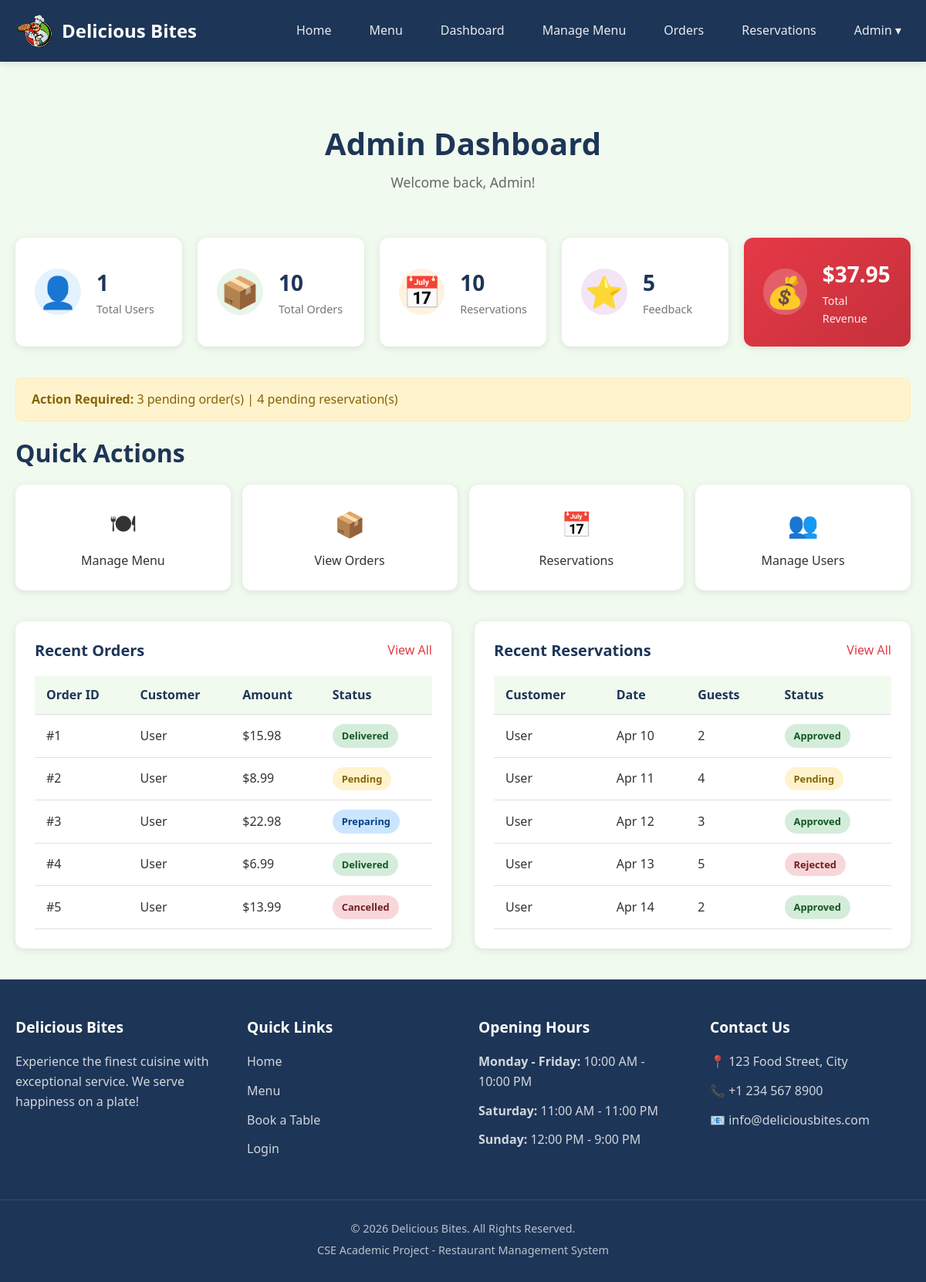
Page /admin/dashboard.php (signed in) on the committed database.
### tables this page shows
CREATE TABLE orders (
    order_id INT AUTO_INCREMENT PRIMARY KEY,
    user_id INT NOT NULL,
    total_amount DECIMAL(10,2),
    status ENUM('Pending','Preparing','Delivered','Cancelled') DEFAULT 'Pending',
    delivery_address TEXT,
    order_date TIMESTAMP DEFAULT CURRENT_TIMESTAMP,
    FOREIGN KEY (user_id) REFERENCES users(user_id) ON DELETE CASCADE
);

CREATE TABLE users (
    user_id INT AUTO_INCREMENT PRIMARY KEY,
    full_name VARCHAR(100) NOT NULL,
    email VARCHAR(100) UNIQUE NOT NULL,
    phone VARCHAR(15),
    password VARCHAR(255) NOT NULL,
    role ENUM('admin','user') DEFAULT 'user',
    address TEXT,
    created_at TIMESTAMP DEFAULT CURRENT_TIMESTAMP
);

CREATE TABLE reservations (
    reservation_id INT AUTO_INCREMENT PRIMARY KEY,
    user_id INT NOT NULL,
    reservation_date DATE,
    reservation_time TIME,
    num_guests INT,
    special_request TEXT,
    status ENUM('Pending','Approved','Rejected') DEFAULT 'Pending',
    created_at TIMESTAMP DEFAULT CURRENT_TIMESTAMP,
    FOREIGN KEY (user_id) REFERENCES users(user_id) ON DELETE CASCADE
);

### admin/dashboard.php (the view, shortened to what this page needs)
<?php
require_once '../config/db.php';
$total_users = mysqli_fetch_assoc(mysqli_query($conn, "SELECT COUNT(*) as count FROM users WHERE role='user'"))['count'];
$total_orders = mysqli_fetch_assoc(mysqli_query($conn, "SELECT COUNT(*) as count FROM orders"))['count'];
$total_reservations = mysqli_fetch_assoc(mysqli_query($conn, "SELECT COUNT(*) as count FROM reservations"))['count'];
$total_feedback = mysqli_fetch_assoc(mysqli_query($conn, "SELECT COUNT(*) as count FROM feedback"))['count'];
$total_revenue = mysqli_fetch_assoc(mysqli_query($conn, "SELECT COALESCE(SUM(total_amount), 0) as total FROM orders WHERE status='Delivered'"))['total'];
$pending_orders = mysqli_fetch_assoc(mysqli_query($conn, "SELECT COUNT(*) as count FROM orders WHERE status='Pending'"))['count'];
$pending_reservations = mysqli_fetch_assoc(mysqli_query($conn, "SELECT COUNT(*) as count FROM reservations WHERE status='Pending'"))['count'];
$recent_orders_query = "SELECT o.*, u.full_name FROM orders o
                        JOIN users u ON o.user_id = u.user_id
                        ORDER BY o.order_date DESC LIMIT 5";
$recent_orders = mysqli_query($conn, $recent_orders_query);
$recent_reservations_query = "SELECT r.*, u.full_name FROM reservations r
                              JOIN users u ON r.user_id = u.user_id
                              ORDER BY r.created_at DESC LIMIT 5";
$recent_reservations = mysqli_query($conn, $recent_reservations_query);
?>
<!DOCTYPE html>
<html lang="en">
<head>
    <link rel="stylesheet" href="../assets/css/style.css">
</head>
<body>
    <?php include '../includes/navbar.php'; ?>
    <main class="admin-dashboard">
        <div class="container">
            <div class="page-header">
                <h1>Admin Dashboard</h1>
                <p>Welcome back, <?php echo $_SESSION['full_name']; ?>!</p>
            </div>
            <div class="admin-stats">
                <div class="stat-card">
                    <div class="stat-icon bg-blue">&#128100;</div>
                    <div class="stat-info">
                        <span class="stat-value"><?php echo $total_users; ?></span>
                        <span class="stat-label">Total Users</span>
                    </div>
                </div>
                <div class="stat-card">
                    <div class="stat-icon bg-green">&#128230;</div>
                    <div class="stat-info">
                        <span class="stat-value"><?php echo $total_orders; ?></span>
                        <span class="stat-label">Total Orders</span>
                    </div>
                </div>
                <div class="stat-card">
                    <div class="stat-icon bg-orange">&#128197;</div>
                    <div class="stat-info">
                        <span class="stat-value"><?php echo $total_reservations; ?></span>
                        <span class="stat-label">Reservations</span>
                    </div>
                </div>
                <div class="stat-card">
                    <div class="stat-icon bg-purple">&#11088;</div>
                    <div class="stat-info">
                        <span class="stat-value"><?php echo $total_feedback; ?></span>
                        <span class="stat-label">Feedback</span>
                    </div>
                </div>
                <div class="stat-card highlight">
                    <div class="stat-icon bg-gold">&#128176;</div>
                    <div class="stat-info">
                        <span class="stat-value">$<?php echo number_format($total_revenue, 2); ?></span>
                        <span class="stat-label">Total Revenue</span>
                    </div>
                </div>
            </div>
            <?php if ($pending_orders > 0 || $pending_reservations > 0): ?>
                <div class="alert alert-warning">
                    <strong>Action Required:</strong>
                    <?php if ($pending_orders > 0): ?>
                        <?php echo $pending_orders; ?> pending order(s)
                    <?php endif; ?>
                    <?php if ($pending_orders > 0 && $pending_reservations > 0): ?> | <?php endif; ?>
                    <?php if ($pending_reservations > 0): ?>
                        <?php echo $pending_reservations; ?> pending reservation(s)
                    <?php endif; ?>
                </div>
            <?php endif; ?>
            <div class="quick-actions admin-actions">
                <h2>Quick Actions</h2>
                <div class="action-buttons">
                    <a href="manage_menu.php" class="action-btn">
                        <span class="action-icon">&#127869;</span>
                        <span>Manage Menu</span>
                    </a>
                    <a href="manage_orders.php" class="action-btn">
                        <span class="action-icon">&#128230;</span>
                        <span>View Orders</span>
                    </a>
                    <a href="manage_reservations.php" class="action-btn">
                        <span class="action-icon">&#128197;</span>
                        <span>Reservations</span>
                    </a>
                    <a href="manage_users.php" class="action-btn">
                        <span class="action-icon">&#128101;</span>
                        <span>Manage Users</span>
                    </a>
                </div>
            </div>
            <div class="dashboard-grid">
                <div class="dashboard-section">
                    <div class="section-header">
                        <h2>Recent Orders</h2>
                        <a href="manage_orders.php" class="view-all">View All</a>
                    </div>
                    <table class="data-table">
                        <thead>
                            <tr>
                                <th>Order ID</th>
                                <th>Customer</th>
                                <th>Amount</th>
                                <th>Status</th>
                            </tr>
                        </thead>
                        <tbody>
                            <?php while ($order = mysqli_fetch_assoc($recent_orders)): ?>
                                <tr>
                                    <td>#<?php echo $order['order_id']; ?></td>
                                    <td><?php echo $order['full_name']; ?></td>
                                    <td>$<?php echo number_format($order['total_amount'], 2); ?></td>
                                    <td>
                                        <span class="status-badge status-<?php echo strtolower($order['status']); ?>">
                                            <?php echo $order['status']; ?>
                                        </span>
                                    </td>
                                </tr>
                            <?php endwhile; ?>
                        </tbody>
                    </table>
                </div>
                <div class="dashboard-section">
                    <div class="section-header">
                        <h2>Recent Reservations</h2>
                        <a href="manage_reservations.php" class="view-all">View All</a>
                    </div>
                    <table class="data-table">
                        <thead>
                            <tr>
                                <th>Customer</th>
                                <th>Date</th>
                                <th>Guests</th>
                                <th>Status</th>
                            </tr>
                        </thead>
                        <tbody>
                            <?php while ($reservation = mysqli_fetch_assoc($recent_reservations)): ?>
                                <tr>
                                    <td><?php echo $reservation['full_name']; ?></td>
                                    <td><?php echo date('M d', strtotime($reservation['reservation_date'])); ?></td>
                                    <td><?php echo $reservation['num_guests']; ?></td>
                                    <td>
                                        <span class="status-badge status-<?php echo strtolower($reservation['status']); ?>">
                                            <?php echo $reservation['status']; ?>
                                        </span>
                                    </td>
                                </tr>
                            <?php endwhile; ?>
                        </tbody>
                    </table>
                </div>
            </div>
        </div>
    </main>
    <?php include '../includes/footer.php'; ?>
</body>
</html>

### assets/css/style.css (style rules this page uses)
:root { --primary-color: #e63946; --primary-dark: #c5303c; --secondary-color: #1d3557; --secondary-light: #457b9d; --accent-color: #f1faee; --background-color: #ffffff; --text-color: #333333; --text-light: #666666; --border-color: #e0e0e0; --success-color: #2ecc71; --warning-color: #f39c12; --danger-color: #e74c3c; --shadow: 0 2px 10px rgba(0, 0, 0, 0.1); --shadow-lg: 0 5px 20px rgba(0, 0, 0, 0.15); --radius: 8px; --radius-lg: 12px; }
* { margin: 0; padding: 0; box-sizing: border-box; }
html { scroll-behavior: smooth; }
body { font-family: 'Segoe UI', Tahoma, Geneva, Verdana, sans-serif; font-size: 16px; line-height: 1.6; color: var(--text-color); background-color: var(--background-color); min-height: 100vh; display: flex; flex-direction: column; }
main { flex: 1; }
a { color: var(--primary-color); text-decoration: none; transition: color 0.3s ease; }
h1, h2, h3, h4, h5, h6 { color: var(--secondary-color); margin-bottom: 0.5em; line-height: 1.3; }
h1 { font-size: 2.5rem; }
h2 { font-size: 2rem; }
p { margin-bottom: 1em; color: var(--text-light); }
.container { max-width: 1200px; margin: 0 auto; padding: 0 20px; }
.stat-label { font-size: 1rem; opacity: 0.9; }
.page-header { text-align: center; padding: 40px 0; }
.page-header h1 { margin-bottom: 10px; }
.page-header p { color: var(--text-light); font-size: 1.1rem; }
.alert { padding: 15px 20px; border-radius: var(--radius); margin-bottom: 20px; font-weight: 500; }
.alert-warning { background-color: #fff3cd; color: #856404; border: 1px solid #ffeeba; }
.dashboard-page, .admin-dashboard { padding: 40px 0; background-color: var(--accent-color); min-height: calc(100vh - 200px); }
.stats-cards, .admin-stats { display: grid; grid-template-columns: repeat(auto-fit, minmax(200px, 1fr)); gap: 20px; margin-bottom: 40px; }
.stat-card { background-color: white; padding: 25px; border-radius: var(--radius-lg); box-shadow: var(--shadow); display: flex; align-items: center; gap: 20px; }
.stat-card.highlight { background: linear-gradient(135deg, var(--primary-color), var(--primary-dark)); }
.stat-card.highlight .stat-value, .stat-card.highlight .stat-label { color: white; }
.stat-icon { font-size: 2.5rem; width: 60px; height: 60px; display: flex; align-items: center; justify-content: center; border-radius: 50%; background-color: var(--accent-color); }
.bg-blue { background-color: #e3f2fd; }
.bg-green { background-color: #e8f5e9; }
.bg-orange { background-color: #fff3e0; }
.bg-purple { background-color: #f3e5f5; }
.bg-gold { background-color: rgba(255,255,255,0.2); }
.stat-info { display: flex; flex-direction: column; }
.stat-value { font-size: 1.75rem; font-weight: bold; color: var(--secondary-color); }
.stat-label { color: var(--text-light); font-size: 0.9rem; }
.quick-actions { margin-bottom: 40px; }
.quick-actions h2 { margin-bottom: 20px; }
.action-buttons { display: grid; grid-template-columns: repeat(auto-fit, minmax(150px, 1fr)); gap: 15px; }
.action-btn { background-color: white; padding: 25px 20px; border-radius: var(--radius-lg); text-align: center; box-shadow: var(--shadow); transition: all 0.3s ease; color: var(--text-color); }
.action-icon { display: block; font-size: 2rem; margin-bottom: 10px; }
.dashboard-grid { display: grid; grid-template-columns: repeat(auto-fit, minmax(400px, 1fr)); gap: 30px; }
.dashboard-section { background-color: white; padding: 25px; border-radius: var(--radius-lg); box-shadow: var(--shadow); }
.section-header { display: flex; justify-content: space-between; align-items: center; margin-bottom: 20px; }
.section-header h2 { margin-bottom: 0; font-size: 1.25rem; }
.view-all { color: var(--primary-color); font-weight: 500; }
.data-table { width: 100%; border-collapse: collapse; }
.data-table th, .data-table td { padding: 12px 15px; text-align: left; border-bottom: 1px solid var(--border-color); }
.data-table th { background-color: var(--accent-color); font-weight: 600; color: var(--secondary-color); }
.status-badge { display: inline-block; padding: 5px 12px; border-radius: 20px; font-size: 0.8rem; font-weight: 600; }
.status-pending { background-color: #fff3cd; color: #856404; }
.status-preparing { background-color: #cce5ff; color: #004085; }
.status-delivered, .status-approved { background-color: #d4edda; color: #155724; }
.status-cancelled, .status-rejected { background-color: #f8d7da; color: #721c24; }

### rows in the picture
orders: order_id "1", user.full_name "User", total_amount "15.98", status "Delivered"
orders: order_id "2", user.full_name "User", total_amount "8.99", status "Pending"
orders: order_id "3", user.full_name "User", total_amount "22.98", status "Preparing"
orders: order_id "4", user.full_name "User", total_amount "6.99", status "Delivered"
orders: order_id "5", user.full_name "User", total_amount "13.99", status "Cancelled"
reservations: user.full_name "User", reservation_date "Apr 10", num_guests "2", status "Approved"
reservations: user.full_name "User", reservation_date "Apr 11", num_guests "4", status "Pending"
reservations: user.full_name "User", reservation_date "Apr 12", num_guests "3", status "Approved"
reservations: user.full_name "User", reservation_date "Apr 13", num_guests "5", status "Rejected"
reservations: user.full_name "User", reservation_date "Apr 14", num_guests "2", status "Approved"

### other values in the picture
$_SESSION['full_name'] "Admin"
$total_users "1"
$total_orders "10"
$total_reservations "10"
$total_feedback "5"
$total_revenue "37.95"
$pending_orders "3"
$pending_reservations "4"
